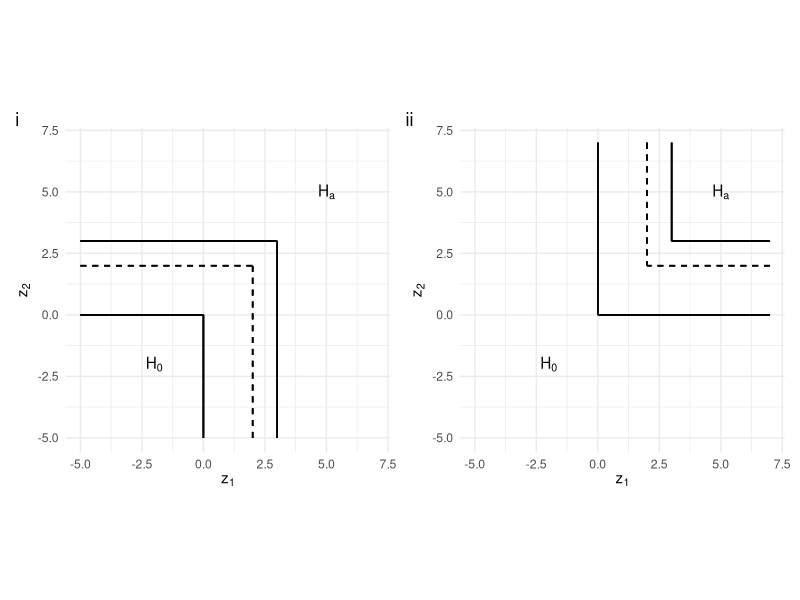
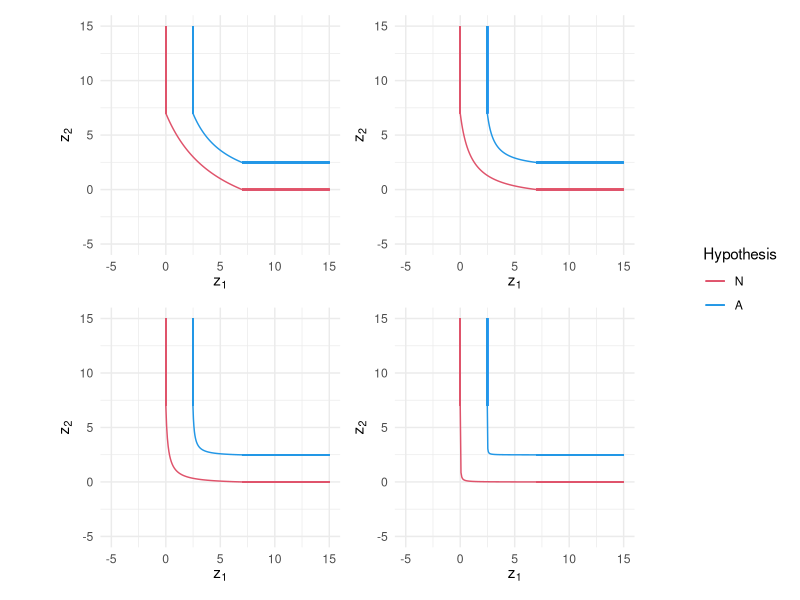
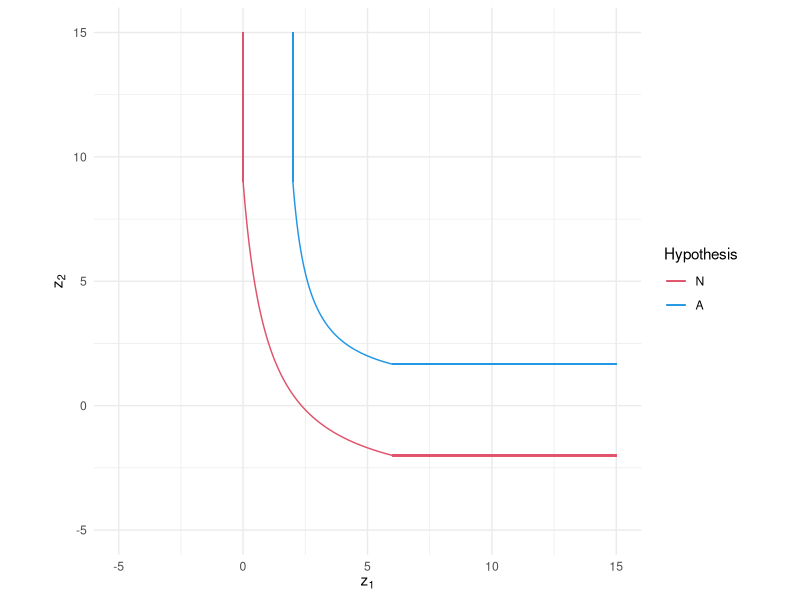

Write R code to recreate these figures, in order. (Note: this script raises an error after producing the figures.)
## ---- chunk 1
knitr::opts_chunk$set(
  collapse = TRUE,
  comment = "#>"
)
## ---- chunk 2
#library(vamos)
library(ggplot2)
library(patchwork)
## ---- chunk 3
library(ggplot2)
library(patchwork)

df <- expand.grid(z_1 = c(-5, 7),
                  z_2 = c(-5, 7))

p1 <- ggplot(df, aes(z_1, z_2)) + geom_point(alpha = 0) +
  coord_fixed() + 
  # null
  geom_segment(aes(x = -5, y = 0, xend = 0, yend = 0)) +
  geom_segment(aes(x = 0, y = -5, xend = 0, yend = 0)) + 
  
  # alt
  geom_segment(aes(x = -5, y = 3, xend = 3, yend = 3)) +
  geom_segment(aes(x = 3, y = -5, xend = 3, yend = 3)) +
  
  # crit
  geom_segment(aes(x = -5, y = 2, xend = 2, yend = 2), linetype = 2) +
  geom_segment(aes(x = 2, y = -5, xend = 2, yend = 2), linetype = 2) +
  
  annotate("text", x = -2, y = -2, label = expression(H[0])) +
  annotate("text", x = 5, y = 5, label = expression(H[a])) +
  
  xlab(expression(z[1])) + ylab(expression(z[2])) +
  theme_minimal()

p2 <- ggplot(df, aes(z_1, z_2)) + geom_point(alpha = 0) +
  coord_fixed() + 
  # null
  geom_segment(aes(x = 7, y = 0, xend = 0, yend = 0)) +
  geom_segment(aes(x = 0, y = 7, xend = 0, yend = 0)) + 
  
  # alt
  geom_segment(aes(x = 7, y = 3, xend = 3, yend = 3)) +
  geom_segment(aes(x = 3, y = 7, xend = 3, yend = 3)) +
  
  # crit
  geom_segment(aes(x = 7, y = 2, xend = 2, yend = 2), linetype = 2) +
  geom_segment(aes(x = 2, y = 7, xend = 2, yend = 2), linetype = 2) +
  
  annotate("text", x = -2, y = -2, label = expression(H[0])) +
  annotate("text", x = 5, y = 5, label = expression(H[a])) +
  
  xlab(expression(z[1])) + ylab(expression(z[2])) +
  theme_minimal()  
## ---- chunk 4
p1 + p2 + plot_annotation(tag_levels = 'i')
## ---- chunk 5

## ---- chunk 6
hyp_plot <- function(a, c_x, c_y = c_x, n_y = 0, b_null = 0, b_alt = 2.486475) {
  
  # Grid of points for plotting
  df <- expand.grid(x = seq(-5,15,0.3),
                 y = seq(-5,15,0.3))
  
  # Get weight for value function
  w <- (c_x)/(c_y - n_y - a*c_x*n_y)
  
  # Get the required shift parameters to transform the basic hypothesis (set up
  # assuming n_x = 0) to null and alternatives
  s_n <- (c_x - b_null)/c_x
  s_a <- (c_x - b_alt)/c_x
  
  # Null hypothesis
  x_n <- seq(b_null, c_x, length.out = 100)
  y_n <- c_y - s_n*(c_y - (w*c_y - (c_x - (c_x - x_n)/s_n))/(w + w*a*(c_x - (c_x - x_n)/s_n)))
  
  # Alternative hypothesis
  x_a <- seq(b_alt, c_x, length.out = 100)
  y_a <- c_y - s_a*(c_y - (w*c_y - (c_x - (c_x - x_a)/s_a))/(w + w*a*(c_x - (c_x - x_a)/s_a)))
  
  df <- data.frame(x = c(x_n, x_a),
                   y = c(y_n, y_a),
                   h = rep(c("null", "alt"), each = 100))
  
  ggplot(df, aes(x, y, colour = h)) + geom_line() +
    xlim(c(-5, 15)) + ylim(c(-5, 15)) +
    geom_segment(aes(x = b_null, xend = b_null, y =  15, yend = c_y, colour = "null")) +
    geom_segment(aes(x = c_x, xend = 15, y =  n_y, yend = n_y, colour = "null")) +
    geom_segment(aes(x = b_alt, xend = b_alt, y =  15, yend = c_y, colour = "alt")) +
    geom_segment(aes(x = c_x, xend = 15, y =  y_a[length(y_a)], yend = y_a[length(y_a)], colour = "alt")) +
    scale_color_manual(name = "Hypothesis", breaks = c("null", "alt"), 
                       values = c(2,4), labels = c("N", "A")) +
    xlab(expression(z[1])) + ylab(expression(z[2])) +
    coord_fixed() +
    theme_minimal()
}

p1 <- hyp_plot(0.2, 7); p2 <- hyp_plot(1, 7); p3 <- hyp_plot(5, 7); p4 <- hyp_plot(100, 7)

(p1 + p2) / (p3 + p4) + plot_layout(guides = "collect")
## ---- chunk 7
hyp_plot(a = 1, c_x = 6, c_y = 9, n_y = -2, b_alt = 2)
## ---- chunk 8
library(mvtnorm)

alpha <- 0.05; beta <- 0.17
n <- 2*(qnorm(1 - alpha) - qnorm(beta))^2/(0.3^2)
n

a <- 1
c <- 7
sigma <- matrix(c(1, 0.3, 0.3, 1), ncol = 2)
cor_z <- sigma[1,2]
variance <- sigma[1,1]
alpha_nom <- 0.05
target <- 0.3

ns <- seq(50, 500, 50)
r <- NULL
for(n in ns){
  r <- rbind(r, ocs_value_cp(n, target, cor_z, alpha_nom, variance, a, c))
}

r2 <- NULL
for(n in ns){
  r2 <- rbind(r2, ocs_value_cp_wrong(n, target, cor_z, alpha_nom, variance, a, c))
}

r2[,2] - r[,2]

plot(r)
points(r2, col = "red")

r[r[,1] <= 0.05, ][1,]
r2[r2[,1] <= 0.05, ][1,]
r[r[,1] <= 0.05, ][1,] - r2[r2[,1] <= 0.05, ][1,]
